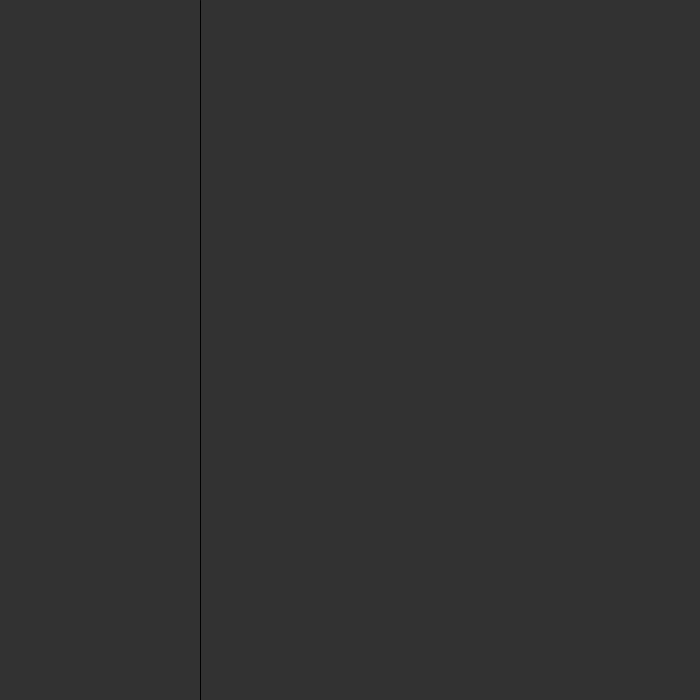
Frame 1 (no input)
Frame 60 (the mouse pressed at the canvas centre just before this capture): identical to frame 1, image omitted
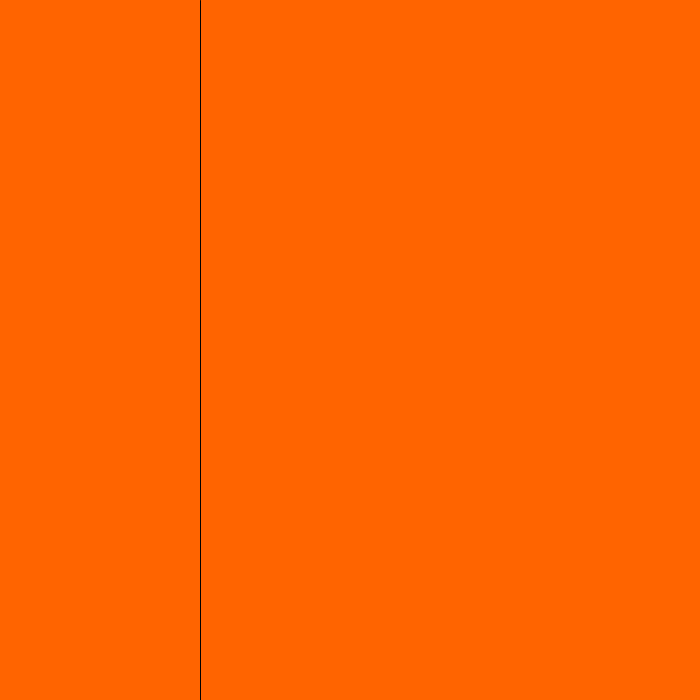
Frame 120 (the mouse held since frame 60 and released just before this capture)

The Processing sketch that drew these frames (run headless with seeded random() and noise(); from frame 60 on, the mouse is pressed at the canvas centre):

// Processing sketch: boolean_expressions_and_conditional_statements_5_1
// ── boolean_expressions_and_conditional_statements_5_1.pde
//5.1 Boolean Expressions - conditional statements

float circleX=0;

void setup(){
  size(700,700);
}

void draw(){
  background(50);
  line(200,0,200,height);

  if(mouseX>200){
    background(255,100,0);
    line(200,0,200,height);
    }
}


//Conditional statement:

//if(? boolean expression){
//}

//this is also a block of code like void draw(){}
//what this block of code is saying is: IF what is between parenthesis is true, then execute this code, IF NOT, don't execute this code
//this allows our program to path different behaviours at different moments in time.

//What goes in bewtween the parenthesis is known as a boolean expression.
//A boolean expression is an expression that only equates to either true, or false. Distinctly true or false, no grey area whatsoever.

//there are many ways to create boolean expressions. The simplest is using relational operators:
//  > means greater than
//  <  less than
//  >=  more than or equal to
//  <=  less than or equal to
//  ==  equal to
//  !=  not equal to

//for now let's focus on < and >
// an example of a boolean expression is:
//    6>5
//This is an expression that evaluates to true or false. This is a true statement
//    717<-10
//This is a false statement

//so we put these expressions in between our parenthesis in our conditional statement
//For example:
//    if(6>5){}
//While syntactically this is correct, this has no logical value, because 6 greater than 5 can never be anything but true.
//The point of writing these boolean expressions is not to use hard coded numbers, but to use variables.
//Variables which have variable values, sometimes greater than 5, sometimes not.
//For example:
//    if(mouseX>5){}
